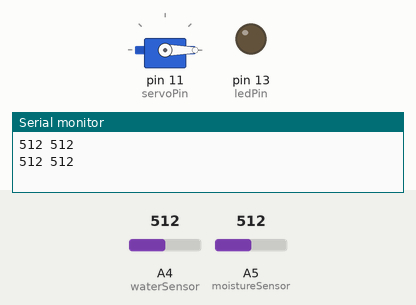
A sketch run on a simulated Arduino Uno, built with avr-gcc and run on an emulated ATmega328P. Parts: servo, output pins drawn as LEDs (lit = HIGH), the last lines printed to the serial monitor. The test bench sets the inputs (shaded band); at power-on: A5 (moistureSensor) = 512, A4 (waterSensor) = 512.

Above: at 1.8 s.
1.9 s: A5 (moistureSensor) set to 213
3.4 s: A5 (moistureSensor) set to 188
At 4.05 s:
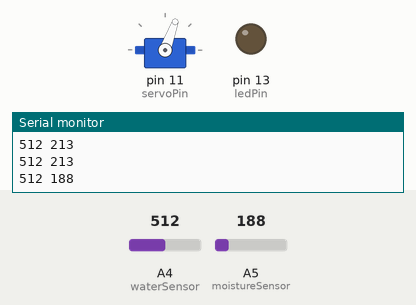
7.5 s: A4 (waterSensor) set to 483
At 8.5 s:
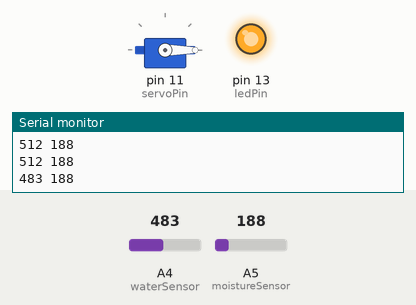
11.5 s: A4 (waterSensor) set to 510
At 13.3 s:
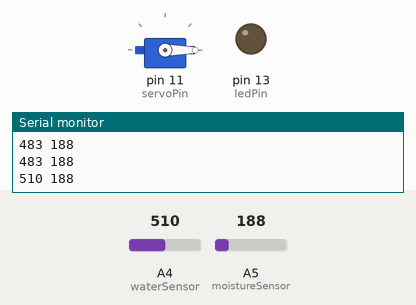
15.6 s: A4 (waterSensor) set to 490
At 16.6 s:
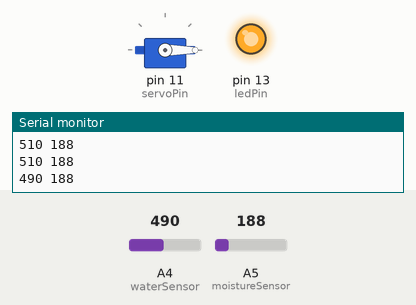
Timing chart, 0 to 20.7 s (numbered marks = the images above; inputs shaded):
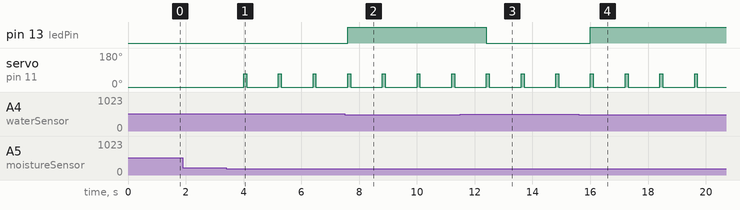

Measured:
- the behaviour switches between 201 and 200 on A5 (moistureSensor) (found by bisection; images 0 and 1)
- the behaviour switches between 501 and 500 on A4 (waterSensor) (found by bisection; images 1 and 2)
- after the input at 3.4 s, servo on pin 11 (servoPin): alternates 70° for 0.10 s and 0° for 1.1 s, starting after 0.60 s
- after the input at 7.5 s, pin 13 (ledPin): LOW → HIGH after 0.10 s
- after the input at 11.5 s, pin 13 (ledPin): HIGH → LOW after 0.91 s
- after the input at 15.6 s, pin 13 (ledPin): LOW → HIGH after 0.41 s

The sketch:

plant_system.ino
```cpp
#include <Servo.h>

const unsigned int waterSensor = A4;
const unsigned int moistureSensor = A5;

const unsigned int servoPin = 11;
const unsigned int ledPin = 13;

Servo servo;

void setup() {
  Serial.begin(9600);

  servo.attach(servoPin);
  servo.write(0);

  pinMode(ledPin, OUTPUT);
}

void loop() {
  const unsigned int water = analogRead(waterSensor);
  const unsigned int moisture = analogRead(moistureSensor);

  Serial.print(water);
  Serial.print(" ");
  Serial.println(moisture);

  if (water <= 500) {
    digitalWrite(ledPin, HIGH);
  } else {
    digitalWrite(ledPin, LOW);
  }

  if (moisture <= 200) {
    servo.write(70);
    delay(100);
    servo.write(0);
    delay(100);
  }

  delay(1000);
}
```
